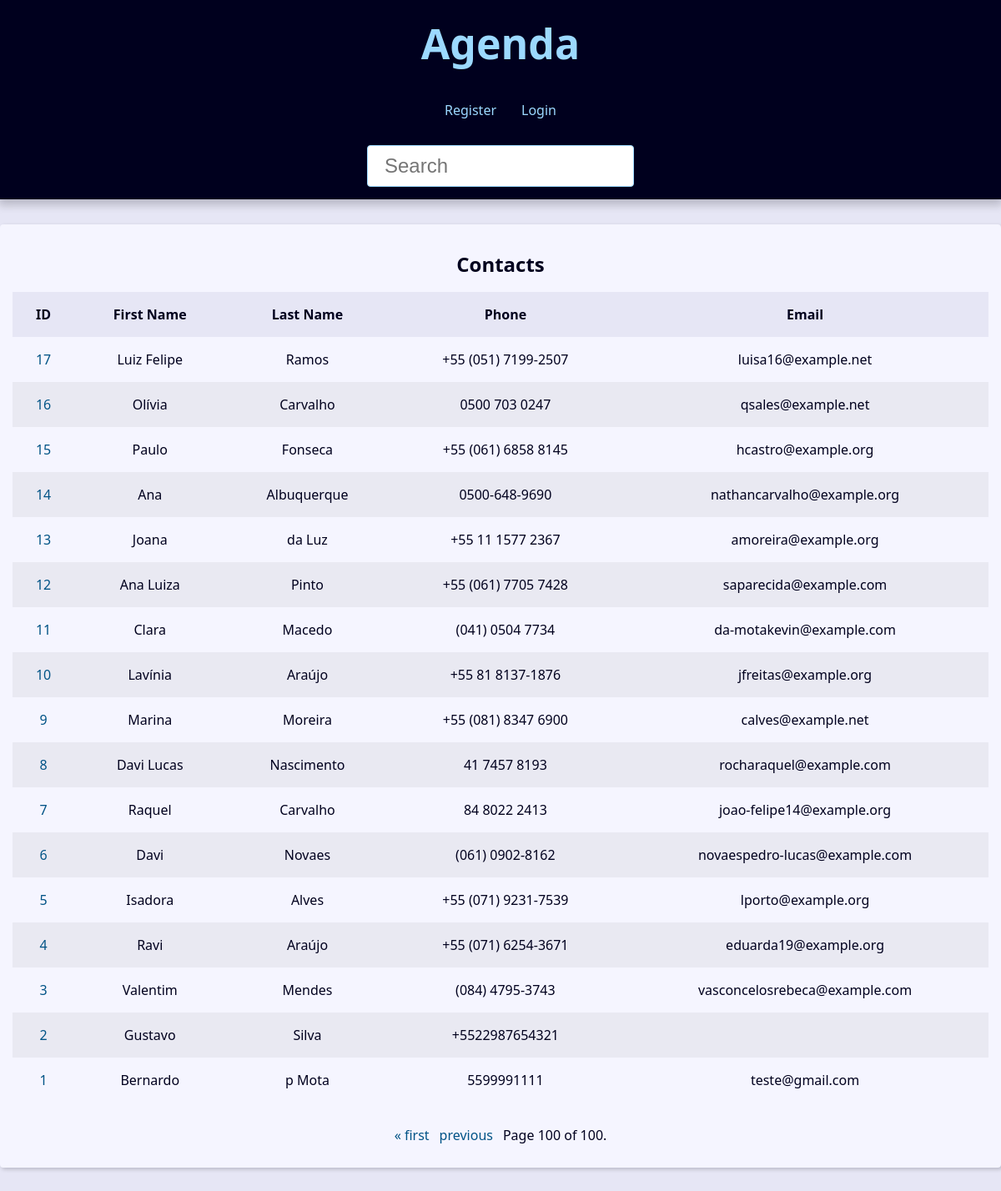
Page /?page=100&q= on the committed database.
### contact/models.py (models this page shows, shortened)
class Contact(models.Model):
    first_name = models.CharField(max_length=50)
    last_name = models.CharField(max_length=50, blank=True)
    phone = models.CharField(max_length=50)
    email = models.EmailField(max_length=254, blank=True)
    created_date = models.DateTimeField(default=timezone.now)
    description = models.TextField(blank=True)
    show = models.BooleanField(default=True)
    picture = models.ImageField(blank=True, upload_to='pictures/%Y/%m/')
    category = models.ForeignKey(Category, on_delete=models.SET_NULL, blank=True, null=True)
    owner = models.ForeignKey(User, on_delete=models.SET_NULL, blank=True, null=True)

### contact/views/contact_views.py (the view)
# urls.py: path('', views.index, name='index'),
def index(request):
    contacts = Contact.objects.filter(show=True).order_by('-id')
    paginator = Paginator(contacts, 20)
    page_number = request.GET.get("page")
    page_obj = paginator.get_page(page_number)
    context = {
        'page_obj': page_obj,
        'site_title': 'Contatos - '
    }
    return render(
        request=request,
        template_name='contact/index.html',
        context=context,
    )

### contact/templates/contact/index.html
{% extends "global/base.html" %}
{% block content %}
    <div class="responsive-table">
        {% if page_obj %}
            <table class="contacts-table">
                <caption class="table-caption">
                    Contacts
                </caption>
                <thead>
                    <tr class="table-row table-row-header">
                        <th class="table-header">ID</th>
                        <th class="table-header">First Name</th>
                        <th class="table-header">Last Name</th>
                        <th class="table-header">Phone</th>
                        <th class="table-header">Email</th>
                    </tr>
                    <tbody>
                        {% for contact in page_obj  %}
                            <tr class="table-row">
                                <td class="table-cel">
                                    <a href="{% url "contact:contact" contact.id %}" class="table-link">{{contact.id}}</a>
                                </td>
                                <td class="table-cel">
                                    {{contact.first_name}}
                                </td>
                                <td class="table-cel">
                                    {{contact.last_name}}
                                </td>
                                <td class="table-cel">
                                    {{contact.phone}}
                                </td>
                                <td class="table-cel">
                                    {{contact.email}}
                                </td>
                            </tr>
                        {% endfor %}
                    </tbody>
                </thead>
            </table>
        {% else %}
            <div class="single-contact">
                <h1 class="single-contact-name">Nenhum contato encontrado</h1>
            </div>
        {% endif %}
    </div>
{% endblock content %}

### base_static/global/css/styles.css (style rules this page uses)
:root { --spacing: 1.5rem; --link-dark-color: rgb(0, 83, 134); --link-light-color: rgb(156, 217, 255); --clr-white: rgb(245, 245, 255); --clr-black: rgb(0, 0, 30); --clr-red: rgb(243, 68, 37); --clr-light-gray: rgb(230, 230, 245); --clr-dark-shadow-5: rgba(0, 0, 10, 5%); --clr-dark-shadow-10: rgba(0, 0, 10, 10%); --clr-dark-shadow-20: rgba(0, 0, 10, 20%); --clr-light-shadow-5: rgba(200, 200, 255, 5%); --clr-light-shadow-10: rgba(200, 200, 255, 10%); --clr-light-shadow-20: rgba(200, 200, 255, 20%); --main-page-width: 120rem; --table-min-width: 60rem; --biggest-font-size: 5rem; --bigger-font-size: 4rem; --big-font-size: 3.2rem; --medium-font-size: 2.4rem; --small-font-size: 1.6rem; --smaller-font-size: 1.4rem; --smallest-font-size: 1.2rem; --transition-fast: 300ms; --transition-medium: 600ms; --transition-slow: 1s; --default-border-radius: 4px; }
*, *::before, *::after { margin: 0; padding: 0; box-sizing: border-box; }
html { font-size: 62.5%; }
body { font-family: system-ui, -apple-system, BlinkMacSystemFont, 'Segoe UI', Roboto, Oxygen, Ubuntu, Cantarell, 'Open Sans', 'Helvetica Neue', sans-serif; line-height: 1.5; font-size: var(--small-font-size); color: var(--clr-black); -webkit-font-smoothing: antialiased; background: var(--clr-light-gray); }
.responsive-table { width: 100%; overflow-x: auto; }
.contacts-table { width: 100%; min-width: var(--table-min-width); border-collapse: collapse; }
.table-caption { font-size: var(--medium-font-size); font-weight: bold; padding: var(--spacing); }
.table-row { text-align: center; text-overflow: ellipsis; transition: background-color var(--transition-fast) ease-in-out; }
.table-row:nth-of-type(2n) { background: var(--clr-dark-shadow-5); }
.table-row-header { background: var(--clr-light-gray); color: var(--clr-black); }
.table-cel, .table-header { padding: var(--spacing); }
.table-link { color: var(--link-dark-color); transition: color var(--transition-fast) ease-in-out; text-decoration: none; }

### rows in the picture
Contact: id "17", first_name "Luiz Felipe", last_name "Ramos", phone "+55 (051) 7199-2507", email "luisa16@example.net"
Contact: id "16", first_name "Olívia", last_name "Carvalho", phone "0500 703 0247", email "qsales@example.net"
Contact: id "15", first_name "Paulo", last_name "Fonseca", phone "+55 (061) 6858 8145", email "hcastro@example.org"
Contact: id "14", first_name "Ana", last_name "Albuquerque", phone "0500-648-9690", email "nathancarvalho@example.org"
Contact: id "13", first_name "Joana", last_name "da Luz", phone "+55 11 1577 2367", email "amoreira@example.org"
Contact: id "12", first_name "Ana Luiza", last_name "Pinto", phone "+55 (061) 7705 7428", email "saparecida@example.com"
Contact: id "11", first_name "Clara", last_name "Macedo", phone "(041) 0504 7734", email "da-motakevin@example.com"
Contact: id "10", first_name "Lavínia", last_name "Araújo", phone "+55 81 8137-1876", email "jfreitas@example.org"
Contact: id "9", first_name "Marina", last_name "Moreira", phone "+55 (081) 8347 6900", email "calves@example.net"
Contact: id "8", first_name "Davi Lucas", last_name "Nascimento", phone "41 7457 8193", email "rocharaquel@example.com"
Contact: id "7", first_name "Raquel", last_name "Carvalho", phone "84 8022 2413", email "joao-felipe14@example.org"
Contact: id "6", first_name "Davi", last_name "Novaes", phone "(061) 0902-8162", email "novaespedro-lucas@example.com"
Contact: id "5", first_name "Isadora", last_name "Alves", phone "+55 (071) 9231-7539", email "lporto@example.org"
Contact: id "4", first_name "Ravi", last_name "Araújo", phone "+55 (071) 6254-3671", email "eduarda19@example.org"
Contact: id "3", first_name "Valentim", last_name "Mendes", phone "(084) 4795-3743", email "vasconcelosrebeca@example.com"
Contact: id "2", first_name "Gustavo", last_name "Silva", phone "+5522987654321"
Contact: id "1", first_name "Bernardo", last_name "p Mota", phone "5599991111", email "teste@gmail.com"

### other values in the picture
{{ page_obj.number }} "100"
{{ page_obj.paginator.num_pages }} "100"
